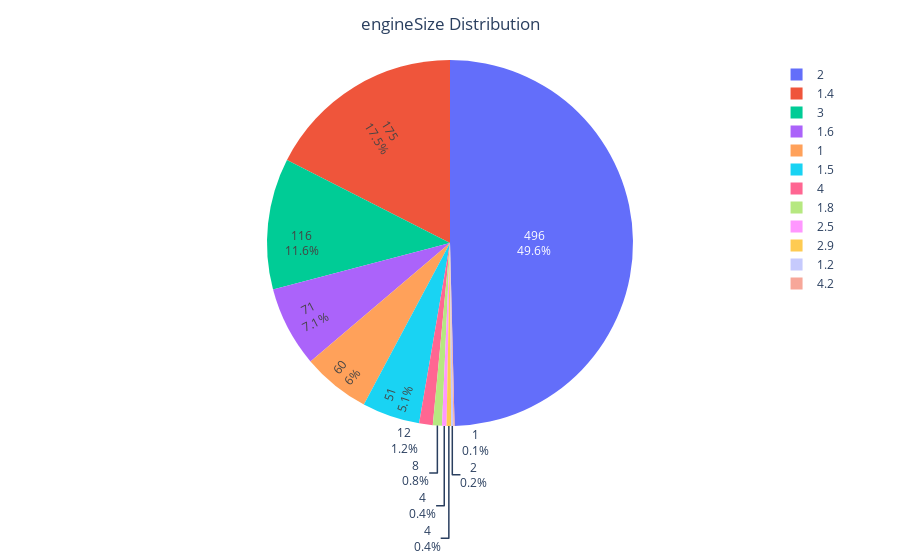

Write notebook code for a chart like this one.
### Code cell
data_price=data['price'].value_counts().reset_index().rename(columns={'index':'price','price':'Count'})
data_price
fig = px.pie(data_price, values='Count', names='price')

data_engineSize=data['engineSize'].value_counts().reset_index().rename(columns={'index':'engineSize','engineSize':'Count'})
data_engineSize
fig = px.pie(data_engineSize, values='Count', names='engineSize')

fig.update_traces(hoverinfo='label+percent', textinfo='value+percent', textfont_size=12,insidetextorientation='radial')
fig.update_layout(title="engineSize Distribution",title_x=0.5)
fig.show()

### Figure 1 — Plotly figure (JSON) as saved in the notebook; plotly's stock layout.template omitted (floating-point values rounded to 4 significant figures)
{"data": [{"domain": {"x": [0, 1], "y": [0, 1]}, "hoverinfo": "label+percent", "hovertemplate": "engineSize=%{label}<br>Count=%{value}<extra></extra>", "insidetextorientation": "radial", "labels": [2, 1.4, 3, 1.6, 1, 1.5, 4, 1.8, 2.5, 2.9, 1.2, 4.2], "legendgroup": "", "name": "", "showlegend": true, "textfont": {"size": 12}, "textinfo": "value+percent", "type": "pie", "values": [496, 175, 116, 71, 60, 51, 12, 8, 4, 4, 2, 1]}], "layout": {"legend": {"tracegroupgap": 0}, "margin": {"t": 60}, "title": {"text": "engineSize Distribution", "x": 0.5}}}
